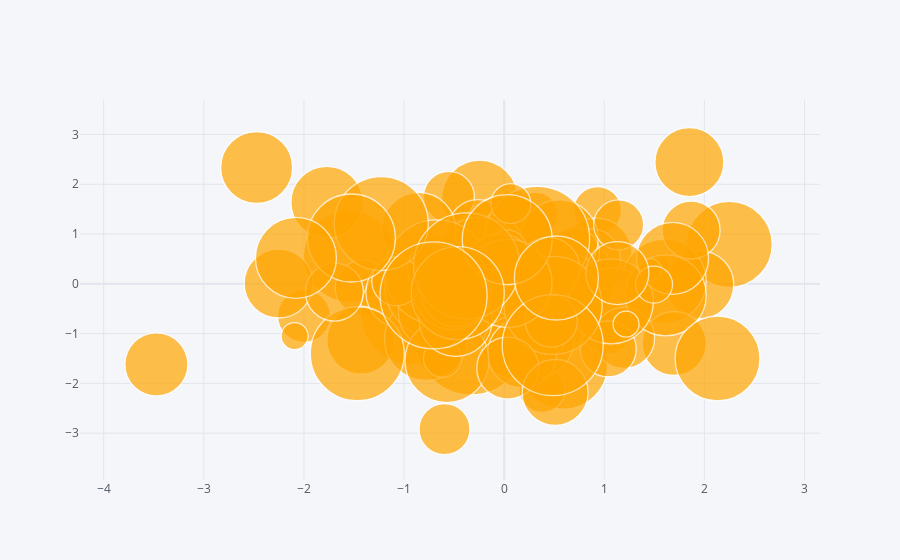

Here is the notebook cell this chart was saved with:
### Code cell
df.iplot(kind='bubble', x='A',y='B',size='C',color='orange')

### Figure 1 — Plotly figure (JSON) as saved in the notebook; plotly's stock layout.template omitted (floating-point values rounded to 4 significant figures)
{"data": [{"marker": {"color": ["orange", "orange", "orange", "orange", "orange", "orange", "orange", "orange", "orange", "orange", "orange", "orange", "orange", "orange", "orange", "orange", "orange", "orange", "orange", "orange", "orange", "orange", "orange", "orange", "orange", "orange", "orange", "orange", "orange", "orange", "orange", "orange", "orange", "orange", "orange", "orange", "orange", "orange", "orange", "orange", "orange", "orange", "orange", "orange", "orange", "orange", "orange", "orange", "orange", "orange", "orange", "orange", "orange", "orange", "orange", "orange", "orange", "orange", "orange", "orange", "orange", "orange", "orange", "orange", "orange", "orange", "orange", "orange", "orange", "orange", "orange", "orange", "orange", "orange", "orange", "orange", "orange", "orange", "orange", "orange", "orange", "orange", "orange", "orange", "orange", "orange", "orange", "orange", "orange", "orange", "orange", "orange", "orange", "orange", "orange", "orange", "orange", "orange", "orange", "orange"], "line": {"width": 1.3}, "size": [92, 55, 48, 67, 12, 53, 72, 105, 103, 58, 68, 71, 76, 89, 93, 112, 45, 89, 97, 52, 46, 63, 82, 58, 27, 51, 83, 86, 83, 51, 102, 57, 76, 38, 43, 72, 71, 76, 61, 72, 68, 84, 77, 94, 64, 61, 45, 46, 91, 78, 63, 69, 47, 81, 56, 63, 66, 22, 105, 74, 85, 26, 104, 69, 84, 73, 51, 63, 80, 69, 58, 51, 40, 58, 72, 85, 27, 72, 50, 49, 94, 26, 39, 88, 72, 98, 52, 37, 62, 66, 88, 63, 101, 70, 81, 106, 90, 93, 107, 84], "symbol": "circle"}, "mode": "markers", "text": "", "type": "scatter", "x": [-1.545, -1.413, 0.9323, 0.06949, -1.252, -1.999, 0.919, -0.912, 0.4833, -0.1872, -1.432, -1.026, -0.2446, 0.5509, -0.01881, -0.3315, -0.6149, 0.5904, 0.608, 1.029, 0.3782, 0.4853, -0.04114, 0.8708, 1.546, -0.5519, -0.781, 2.248, -0.7841, 0.6983, -0.6818, -0.1525, 0.08243, -0.6166, 0.07344, -2.472, -0.7018, 0.3187, -0.26, 0.1129, 1.955, 1.599, 1.085, -1.467, 1.699, 1.198, 0.3155, -0.08519, -0.2457, 0.55, -3.474, -2.252, 0.6938, 1.614, 1.04, 0.1004, -0.7097, 1.46, 0.3293, -0.8538, 1.066, 0.4783, -0.6718, 0.1799, -0.5713, -0.4842, -0.5958, 0.441, -0.5095, 1.85, 1.868, -0.7122, 0.0664, -1.695, 1.682, 2.131, -2.093, -1.771, 1.144, -1.078, -1.228, 1.218, 0.03027, -1.526, -0.04317, 0.4888, 0.4705, 1.497, 0.03652, 0.5095, 0.03915, 1.131, 0.4847, -0.4818, -2.08, -0.3751, 0.0307, -0.4639, -0.7047, 0.5218], "y": [0.5561, -0.07793, 1.473, 1.184, 0.03282, -0.6462, 0.5986, -0.5717, -0.2748, 0.4904, -1.13, -0.1702, 1.723, -0.1018, 0.8098, -1.106, 0.05711, -1.625, 0.07216, -0.8894, -2.121, -0.08013, -0.5912, 0.5198, 0.2414, 1.746, -1.107, 0.7914, -0.03914, 0.6153, -0.05698, -0.2725, -0.07551, -1.498, -0.2027, 2.336, -0.5765, -1.121, 1.08, 0.9017, -0.02019, 0.05348, -0.4539, -1.404, -1.199, -1.087, 1.389, 0.9163, 0.4195, 0.9034, -1.619, 0.006058, 0.1013, -0.2308, -1.308, -1.28, 0.06241, 0.2876, 0.9056, 1.092, -0.3532, -1.151, 0.2384, -1.395, -1.543, -0.7267, -2.919, 0.3008, -0.1198, 2.444, 1.081, 0.3008, 1.612, -0.1653, 0.5122, -1.501, -1.052, 1.637, 1.184, 0.05111, 1.21, -0.8099, 0.6935, 0.92, 0.2781, -0.433, -0.7508, -0.01497, -1.694, -2.183, 0.009773, 0.2165, -1.232, -0.1581, 0.5209, 0.3604, 0.888, -0.1877, -0.2329, 0.1165]}], "layout": {"legend": {"bgcolor": "#F5F6F9", "font": {"color": "#4D5663"}}, "paper_bgcolor": "#F5F6F9", "plot_bgcolor": "#F5F6F9", "title": {"font": {"color": "#4D5663"}}, "xaxis": {"gridcolor": "#E1E5ED", "showgrid": true, "tickfont": {"color": "#4D5663"}, "title": {"font": {"color": "#4D5663"}, "text": ""}, "zerolinecolor": "#E1E5ED"}, "yaxis": {"gridcolor": "#E1E5ED", "showgrid": true, "tickfont": {"color": "#4D5663"}, "title": {"font": {"color": "#4D5663"}, "text": ""}, "zerolinecolor": "#E1E5ED"}}}
